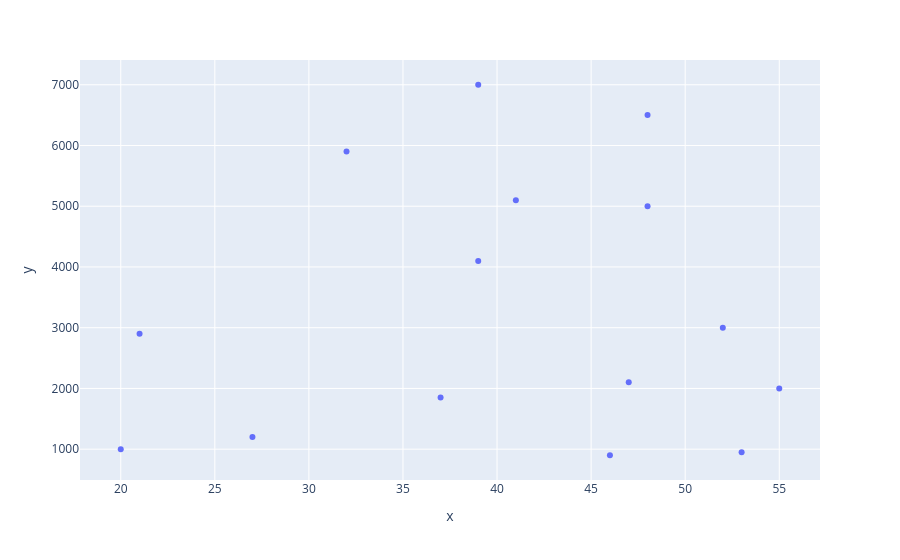

This figure's notebook cell:
### Code cell
grafico = px.scatter(x=x, y=y)
grafico.show()

### Figure 1 — Plotly figure (JSON) as saved in the notebook; plotly's stock layout.template omitted (floating-point values rounded to 4 significant figures)
{"data": [{"hovertemplate": "x=%{x}<br>y=%{y}<extra></extra>", "legendgroup": "", "marker": {"color": "#636efa", "symbol": "circle"}, "mode": "markers", "name": "", "orientation": "v", "showlegend": false, "type": "scatter", "x": [20, 27, 21, 37, 46, 53, 55, 47, 52, 32, 39, 41, 39, 48, 48], "xaxis": "x", "y": [1000, 1200, 2900, 1850, 900, 950, 2000, 2100, 3000, 5900, 4100, 5100, 7000, 5000, 6500], "yaxis": "y"}], "layout": {"legend": {"tracegroupgap": 0}, "margin": {"t": 60}, "xaxis": {"anchor": "y", "domain": [0, 1], "title": {"text": "x"}}, "yaxis": {"anchor": "x", "domain": [0, 1], "title": {"text": "y"}}}}
